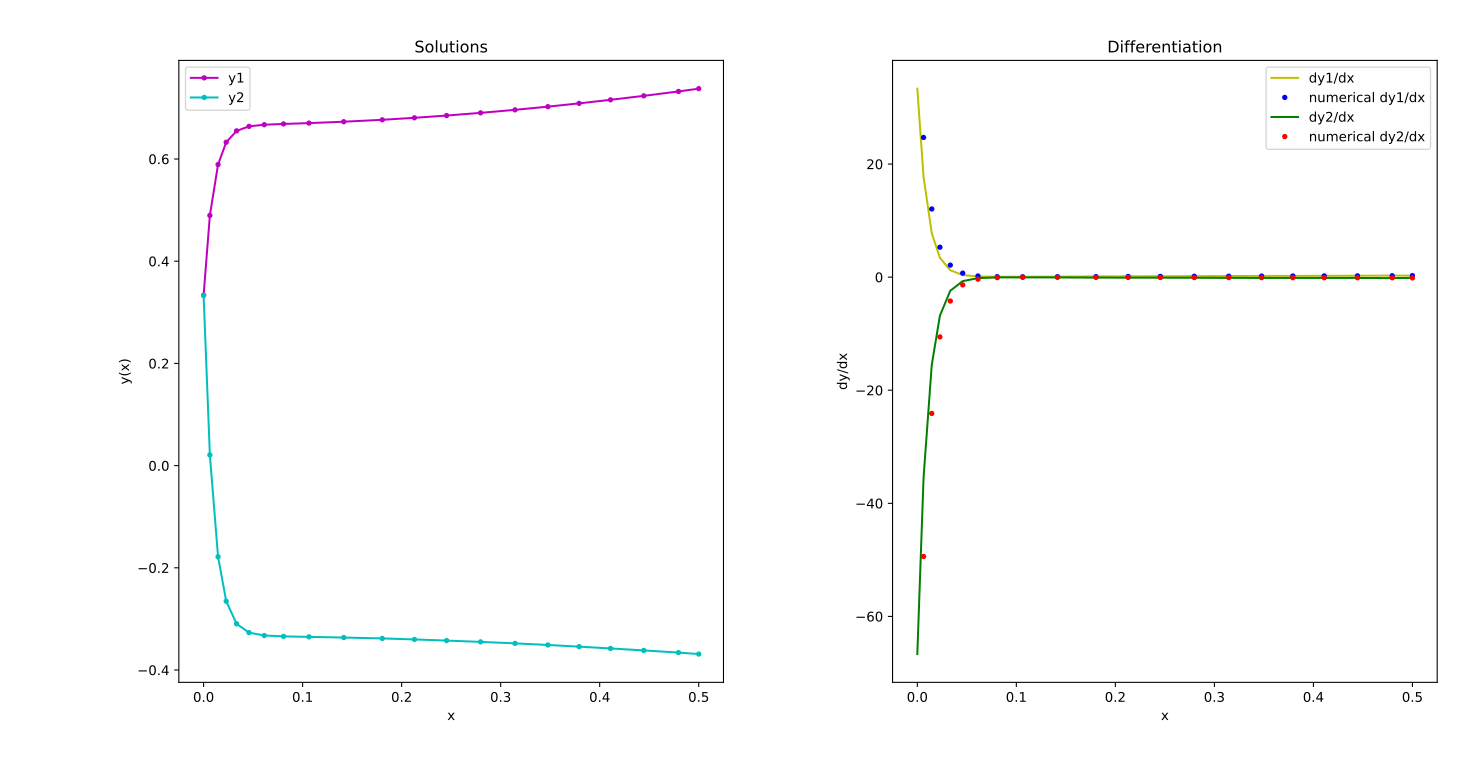

Here is the Python script that generated this plot:
# problem 6
# initial value problem
# we are solving y1,y2 in the form [y1,y2] at x

from scipy.integrate import solve_ivp
import matplotlib.pyplot as pt
import numpy as np

def f(x,y): # derivatives
 return(np.hstack((32*y[0]+66*y[1]+2/3*x+2/3,-66*y[0]-133*y[1]-x/3-1/3)))

# solving ODEs using scipy
soln=solve_ivp(f,[0,0.5],[1/3.0,1/3.0])

pt.subplot(1,2,1)
pt.plot(soln.t,soln.y[0],'m.-',label="y1")
pt.plot(soln.t,soln.y[1],'c.-',label="y2")
pt.legend();pt.xlabel("x"); pt.ylabel("y(x)");pt.title("Solutions")

pt.subplot(1,2,2)
dy1=np.diff(soln.y[0])
dy2=np.diff(soln.y[1])
dx=np.diff(soln.t)
f1=np.zeros((2,soln.t.size))
for i in range(soln.t.size):
 x=soln.t[i]
 f1[0][i]=32*soln.y[0][i]+66*soln.y[1][i]+2/3*x+2/3
 f1[1][i]=-66*soln.y[0][i]-133*soln.y[1][i]-x/3-1/3
pt.plot(soln.t,f1[0],'y-',label="dy1/dx")
pt.plot(soln.t[1:],dy1/dx,'b.',label="numerical dy1/dx")
pt.plot(soln.t,f1[1],'g-',label="dy2/dx")
pt.plot(soln.t[1:],dy2/dx,'r.',label="numerical dy2/dx")
pt.legend();pt.xlabel("x");pt.ylabel("dy/dx");pt.title("Differentiation")
pt.tight_layout()
pt.show()
